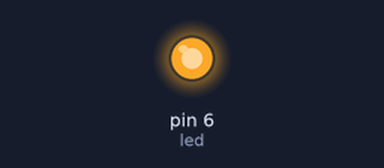
Bench run of a sketch on a simulated Arduino Uno, built with avr-gcc and run on an emulated ATmega328P. Parts: output pins drawn as LEDs (lit = HIGH).

Above: at 0.05 s.
At 0.6 s:
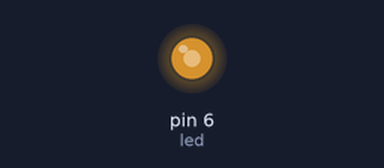
At 0.9 s:
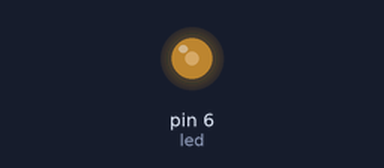
At 1.2 s:
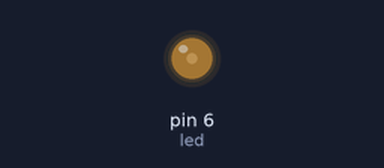
Timing chart, 0 to 3.5 s (numbered marks = the images above):
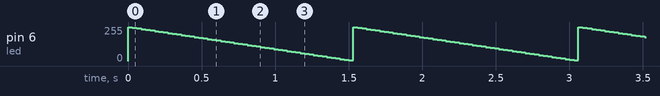

The sketch:

Blink.ino
```cpp
int led = 6;           // the input pin is 6
int brightness = 255;    // the brightness of the LED

void setup() {
  pinMode(led, OUTPUT);
}

// allows LED switching back and forth
void loop() {
  analogWrite(led, brightness);
  brightness = brightness -5;

  if (brightness <= 0) {
    brightness = 255;
  }
  delay(30);
}
```

Measured:
- by itself, pin 6 (led): ramps from 255/255 to 5/255 and jumps back, once every 1.5 s
